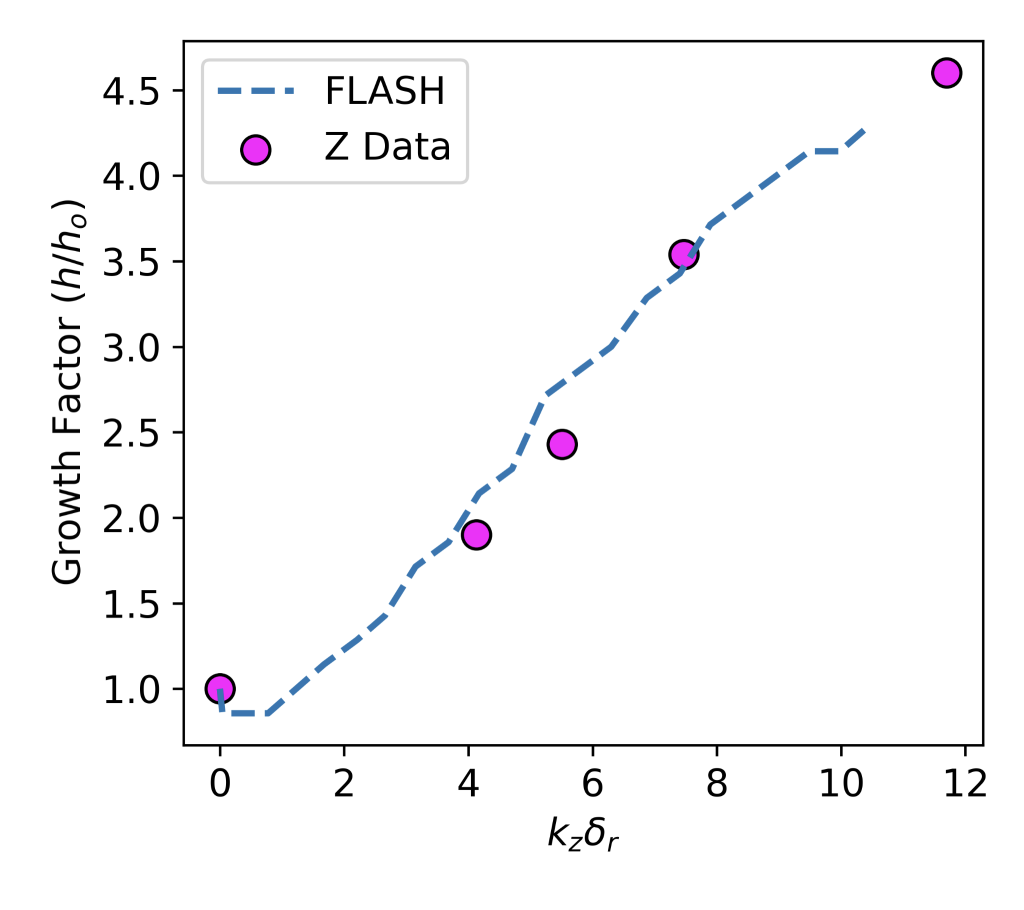
#> input picture tst/test_suite/verification/ground_truth/digitization_review/figures/knapp_rm_growth_rate.png, 2048 x 1819 px (shown at 1/2 size); its folder holds 8 pictures in this run; the run also reads 2 pictures not shown here
$ python digitize.py
#> lines starting #> are read from the running program, lines starting #| are printed output that depends on the picture; after the words box and inside, x2 and y2 are one past the last pixel; in counts of white or black regions, pixels touching at a corner belong together
#!/usr/bin/env python3
"""Color-keyed digitization of the experimental series in the Ellison-paper figures
(arXiv:2504.10760 source images), with overlay plots for human verification.

For each figure: load the source PNG, select pixels matching the EXPERIMENT series
color, cluster them into markers, map pixel->data via the (vision-calibrated) axis
anchors, and write (a) an overlay PNG (extracted markers re-drawn on the original)
and (b) a JSON of extracted points. Lines are traced as ordered polylines.
"""
import json, numpy as np
from PIL import Image
import matplotlib
matplotlib.use("Agg")
import matplotlib.pyplot as plt
from scipy import ndimage

FIGDIR="figures"; OUT="extracted"
import os; os.makedirs(OUT,exist_ok=True)

def load(fn):
    return np.asarray(Image.open(os.path.join(FIGDIR,fn)).convert("RGB")).astype(int)

def mask_color(img, rgb, tol):
    d=np.abs(img-np.array(rgb)).sum(axis=2)
    return d<tol

def lin(px, p0,v0, p1,v1):
    return v0+(px-p0)*(v1-v0)/(p1-p0)

def clusters(mask, min_size=6):
    lab,n=ndimage.label(mask)
    out=[]
    for i in range(1,n+1):
        ys,xs=np.where(lab==i)
        if len(xs)>=min_size:
            out.append((xs.mean(), ys.mean(), len(xs), xs.min(),xs.max(),ys.min(),ys.max()))
    return out

results={}

# ---------- A) B3 RM growth factor : magenta filled circles ----------
def figA():
    fn="knapp_rm_growth_rate.png"; img=load(fn)
    # calib (px->data), linear both
    X=lambda px: lin(px,357.5,0.0,1971.7,10.0)
    Y=lambda py: lin(py,295.9,4.5,1461.0,1.0)
    m=mask_color(img,(255,0,255),120)
    cl=clusters(m,min_size=20)
    pts=sorted([(X(cx),Y(cy)) for cx,cy,*_ in cl])
    # drop spurious legend swatch: legend usually upper-right; keep physically sane (gf>=0.8)
    pts=[(x,y) for x,y in pts if -0.5<x<12 and 0.7<y<5.2]
    results["B3_rm_growth_factor"]={"figure":fn,"x":"k_z*delta_r (dimensionless)","y":"growth factor h/h0 (dimensionless)","experiment_color":"magenta","points":[{"x":round(x,3),"y":round(y,3)} for x,y in pts]}
    # overlay
    fig,ax=plt.subplots(figsize=(7,6)); ax.imshow(Image.open(os.path.join(FIGDIR,fn)))
    px=[357.5+(x-0)*(1971.7-357.5)/10 for x,y in pts]; py=[295.9+(y-4.5)*(1461.0-295.9)/(1.0-4.5) for x,y in pts]
    ax.scatter(px,py,s=160,facecolors='none',edgecolors='lime',linewidths=2.0,label='extracted exp pts')
    ax.set_title("B3 RM growth — extracted (lime) over paper magenta 'Z Data'"); ax.legend(loc='lower right')
    fig.savefig(os.path.join(OUT,"B3_rm_growth_overlay.png"),dpi=110,bbox_inches='tight'); plt.close(fig)

# ---------- D) B1 single-mode MRT amplitude : blue '+' (log y, mm) ----------
def figD():
    fn="sinars_mrt_growth_rate.png"; img=load(fn)
    X=lambda px: lin(px,99.5,0.0,530.0,60.0)
    # log y: px28.5->10^0, px358.5->10^-2  => log10 linear
    def Y(py): return 10**lin(py,28.5,0.0,358.5,-2.0)
    # pure blue + (exclude lavender squares & dashed): require strong blue, low red/green
    r,g,b=img[:,:,0],img[:,:,1],img[:,:,2]
    m=(b>150)&(r<90)&(g<90)
    cl=clusters(m,min_size=8)
    pts=sorted([(X(cx),Y(cy)) for cx,cy,*_ in cl])
    pts=[(x,y) for x,y in pts if -2<x<90 and 1e-3<y<3]
    results["B1_single_mode_amplitude"]={"figure":fn,"x":"time (ns)","y":"mode amplitude (mm, log)","experiment_color":"blue +","points":[{"t_ns":round(x,2),"amp_mm":round(y,4)} for x,y in pts]}
    fig,ax=plt.subplots(figsize=(7,5)); ax.imshow(Image.open(os.path.join(FIGDIR,fn)))
    px=[99.5+(x)*(530-99.5)/60 for x,y in pts]; py=[28.5+(np.log10(y)-0)*(358.5-28.5)/(-2.0) for x,y in pts]
    ax.scatter(px,py,s=120,facecolors='none',edgecolors='lime',linewidths=1.8)
    ax.set_title("B1 MRT amplitude — extracted (lime) over paper blue '+' Experiment")
    fig.savefig(os.path.join(OUT,"B1_amplitude_overlay.png"),dpi=110,bbox_inches='tight'); plt.close(fig)

# ---------- E) B5 z2977 BR : red filled circles ----------
def figE():
    fn="z2977_rb.png"; img=load(fn)
    X=lambda px: lin(px,74.5,0.25,512.4,1.75)
    Y=lambda py: lin(py,22.4,0.6,323.0,0.1)
    r,g,b=img[:,:,0],img[:,:,1],img[:,:,2]
    m=(r>150)&(g<90)&(b<90)
    cl=clusters(m,min_size=12)
    pts=sorted([(X(cx),Y(cy)) for cx,cy,*_ in cl])
    pts=[(x,y) for x,y in pts if 0.0<x<2.2 and 0.05<y<0.7]
    results["B5_BR_vs_preheat"]={"figure":fn,"x":"laser preheat energy (kJ)","y":"BR (MG*cm)","experiment_color":"red circles ('Data')","points":[{"preheat_kJ":round(x,3),"BR_MGcm":round(y,3)} for x,y in pts]}
    fig,ax=plt.subplots(figsize=(7,5)); ax.imshow(Image.open(os.path.join(FIGDIR,fn)))
    px=[74.5+(x-0.25)*(512.4-74.5)/(1.75-0.25) for x,y in pts]; py=[22.4+(y-0.6)*(323-22.4)/(0.1-0.6) for x,y in pts]
    ax.scatter(px,py,s=160,facecolors='none',edgecolors='lime',linewidths=2.0)
    ax.set_title("B5 BR — extracted (lime) over paper red 'Data'")
    fig.savefig(os.path.join(OUT,"B5_BR_overlay.png"),dpi=110,bbox_inches='tight'); plt.close(fig)

# ---------- B) B3 trajectory : blue solid (liner) + green solid (shock) lines ----------
def figB():
    fn="knapp_rm_r_vs_t.png"; img=load(fn)
    X=lambda px: lin(px,83.4,2850.0,626.2,3150.0)
    Y=lambda py: lin(py,44.5,5.0,276.7,1.0)
    r,g,b=img[:,:,0],img[:,:,1],img[:,:,2]
    def trace(mask):
        cols={}
        ys,xs=np.where(mask)
        for x,y in zip(xs,ys): cols.setdefault(x,[]).append(y)
        return sorted((X(x),Y(np.mean(v))) for x,v in cols.items() if len(v)>=1)
    liner=(b>120)&(r<90)&(g<120)        # blue
    shock=(g>110)&(r<120)&(b<120)       # green
    lt=trace(liner); st=trace(shock)
    # downsample to ~25 pts each
    def ds(p,n=25):
        if len(p)<=n: return p
        idx=np.linspace(0,len(p)-1,n).astype(int); return [p[i] for i in idx]
    results["B3_trajectory_liner_exp"]={"figure":fn,"x":"time (ns)","y":"inner liner radius (mm)","series":"PDV experiment (blue)","points":[{"t_ns":round(x,1),"r_mm":round(y,3)} for x,y in ds(lt)]}
    results["B3_trajectory_shock_exp"]={"figure":fn,"x":"time (ns)","y":"shock radius (mm)","series":"PDV experiment (green)","points":[{"t_ns":round(x,1),"r_mm":round(y,3)} for x,y in ds(st)]}
    fig,ax=plt.subplots(figsize=(7,5)); ax.imshow(Image.open(os.path.join(FIGDIR,fn)))
    for p,c in [(ds(lt),'cyan'),(ds(st),'lime')]:
        px=[83.4+(x-2850)*(626.2-83.4)/300 for x,y in p]; py=[44.5+(y-5)*(276.7-44.5)/(1-5) for x,y in p]
        ax.plot(px,py,'.',color=c,ms=4)
    ax.set_title("B3 trajectory — extracted liner(cyan)/shock(lime) over paper PDV")
    fig.savefig(os.path.join(OUT,"B3_trajectory_overlay.png"),dpi=110,bbox_inches='tight'); plt.close(fig)

# ---------- C) B4 confinement panel(b): gray open circles w/ error bars ----------
def figC():
    fn="knapp_confine_r_vs_t.png"; img=load(fn)
    # panel b only: x in [833,1419]
    X=lambda px: lin(px,833.1,3115.0,1419.0,3140.0)
    Y=lambda py: lin(py,37.6,0.65,422.4,0.30)
    r,g,b=img[:,:,0],img[:,:,1],img[:,:,2]
    grayish=(np.abs(r-g)<25)&(np.abs(g-b)<25)&(r>70)&(r<180)
    panel=np.zeros_like(grayish); panel[:,833:1420]=True
    m=grayish&panel
    cl=clusters(m,min_size=10)
    pts=sorted([(X(cx),Y(cy),y0,y1) for cx,cy,sz,x0,x1,y0,y1 in cl])
    out=[{"t_ns":round(x,1),"r_mm":round(y,3),"err_lo_mm":round(Y(yb1),3),"err_hi_mm":round(Y(yb0),3)} for x,y,yb0,yb1 in pts if 3113<x<3142 and 0.30<y<0.66]
    results["B4_inner_radius_points_exp"]={"figure":fn+" (panel b)","x":"time (ns)","y":"inner liner radius (mm)","series":"radiograph experiment (gray circles w/ errbars)","confidence":"LOW - overlapping FLASH markers contaminate; verify by eye","points":out}
    fig,ax=plt.subplots(figsize=(8,4)); ax.imshow(Image.open(os.path.join(FIGDIR,fn)))
    px=[833.1+(d["t_ns"]-3115)*(1419-833.1)/25 for d in out]; py=[37.6+(d["r_mm"]-0.65)*(422.4-37.6)/(0.30-0.65) for d in out]
    ax.scatter(px,py,s=120,facecolors='none',edgecolors='red',linewidths=1.8)
    ax.set_title("B4 inner-radius — extracted (red) over paper panel(b) [LOW confidence]")
    fig.savefig(os.path.join(OUT,"B4_inner_radius_overlay.png"),dpi=110,bbox_inches='tight'); plt.close(fig)

for f in (figA,figD,figE,figB,figC):
    try: f()
    except Exception as e: print("ERR",f.__name__,repr(e))
#> this loop made 5 passes
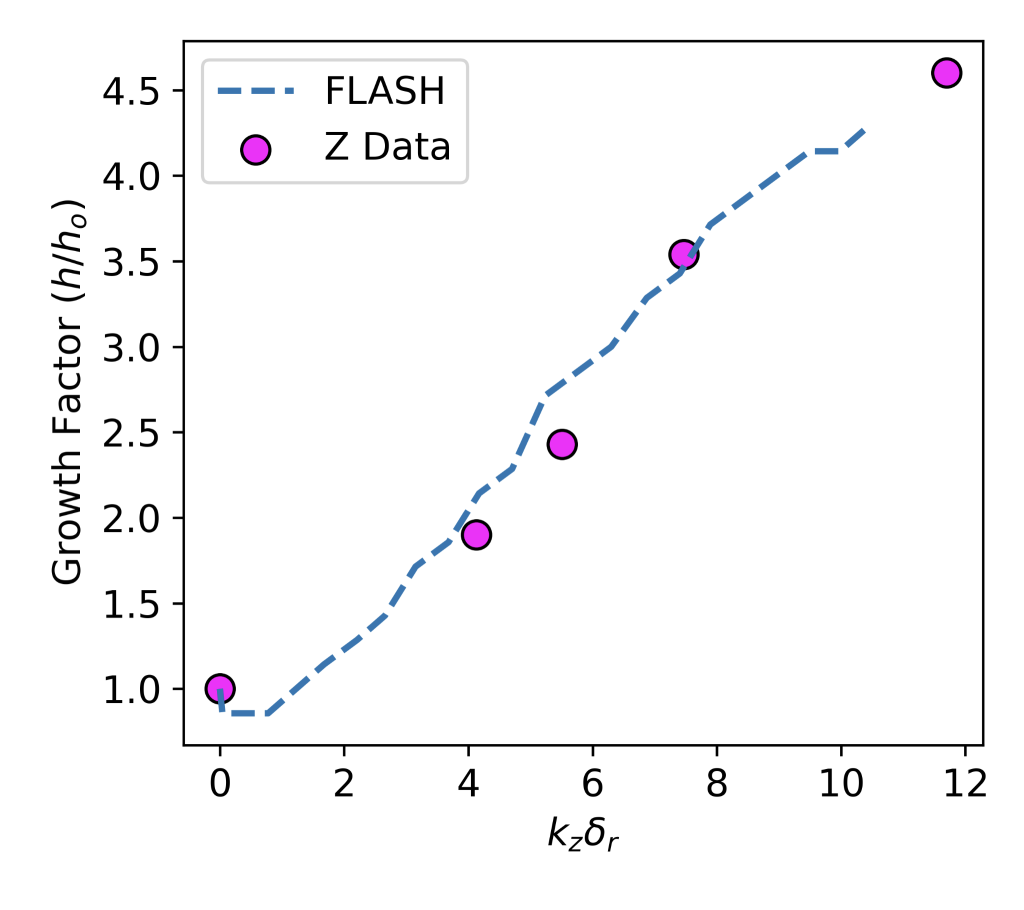
#> input picture tst/test_suite/verification/ground_truth/digitization_review/figures/knapp_rm_growth_rate.png, 2048 x 1819 px (shown at 1/2 size)
#> pass 1, in mask_color, `d=np.abs(img-np.array(rgb)).sum(axis=2)`:
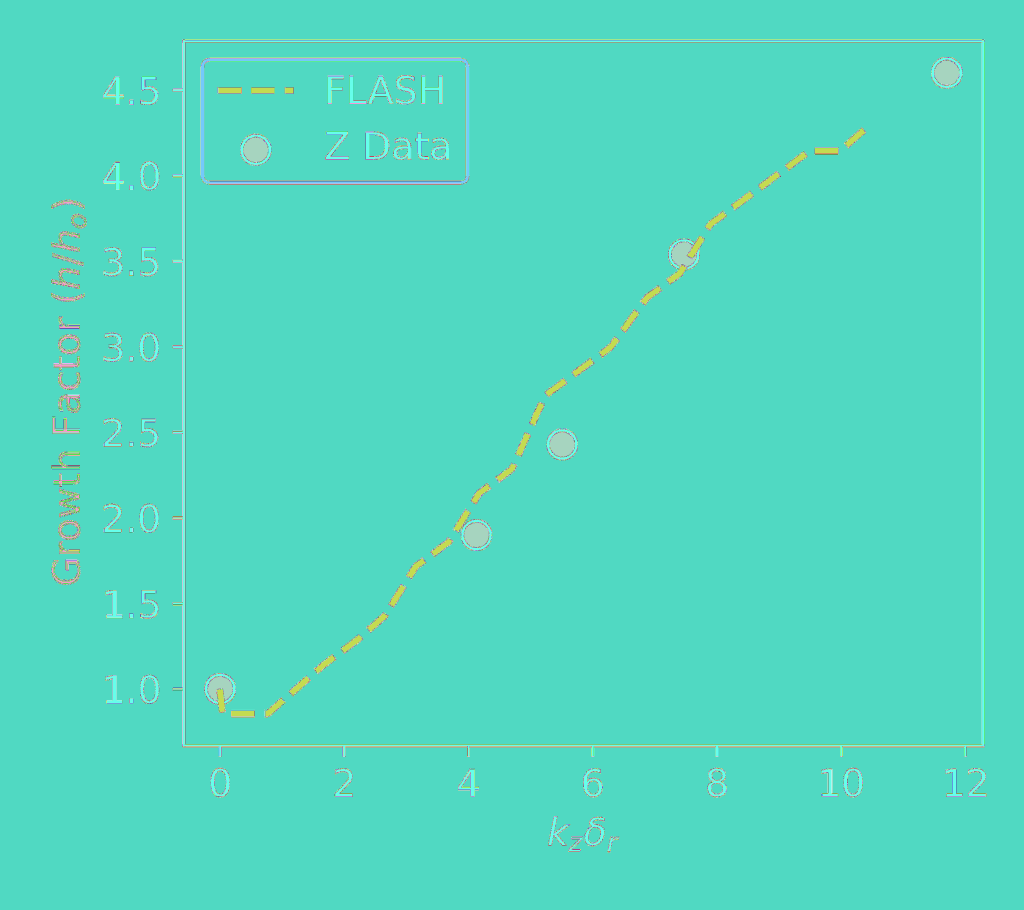
#> d: shape (1819, 2048) int64 (shown at 1/2 size); 428 distinct labels, from 80 to 510; one colour per label, 0 black
#> pass 1, in figA, `m=mask_color(img,(255,0,255),120)`:
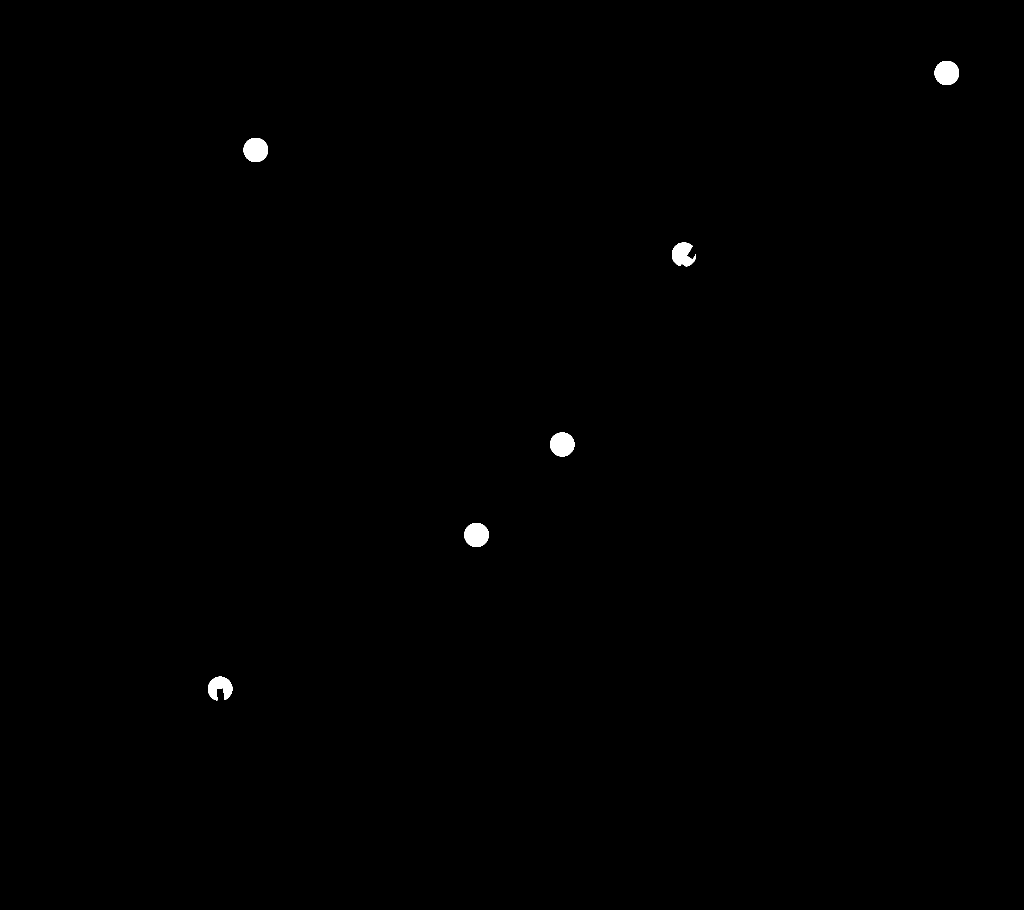
#> m: shape (1819, 2048) bool (shown at 1/2 size); 0.29% white; 6 white regions, box (x1, y1, x2, y2) and area: (487, 276, 536, 324) 1886, (1869, 122, 1918, 170) 1884, (929, 1046, 978, 1094) 1867, (1100, 865, 1149, 913) 1866, (1344, 485, 1392, 533) 1578, (416, 1353, 465, 1401) 1549
#> pass 1, in figA, `fig.savefig(os.path.join(OUT, 'B3_rm_growth_overlay.png'), dpi=110, bb`:
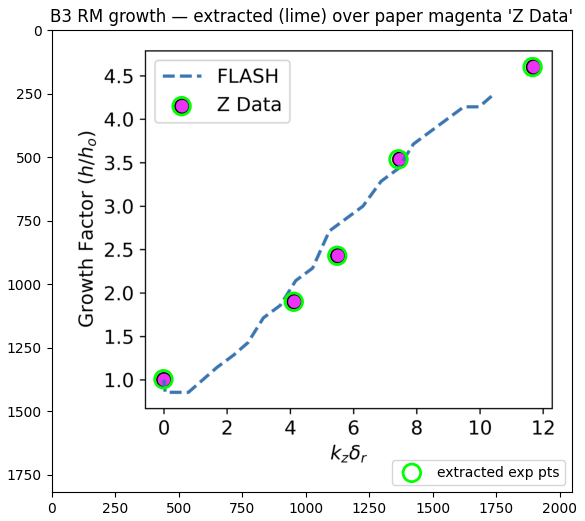
#> figure drawn by matplotlib, 1 panel
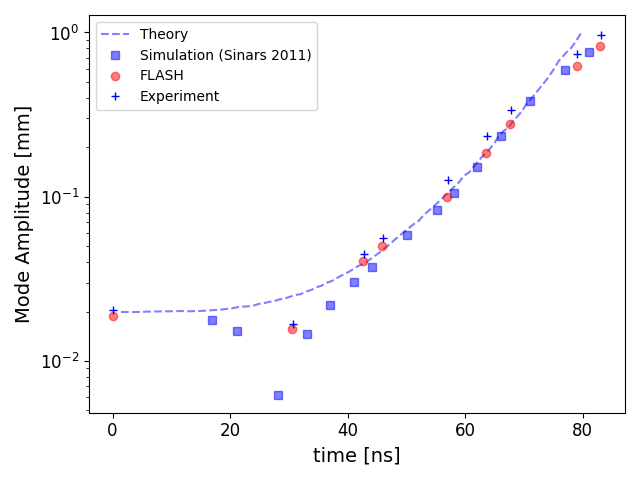
#> input picture tst/test_suite/verification/ground_truth/digitization_review/figures/sinars_mrt_growth_rate.png, 640 x 480 px
#> pass 2, in figD, `fig.savefig(os.path.join(OUT, 'B1_amplitude_overlay.png'), dpi=110, bb`:
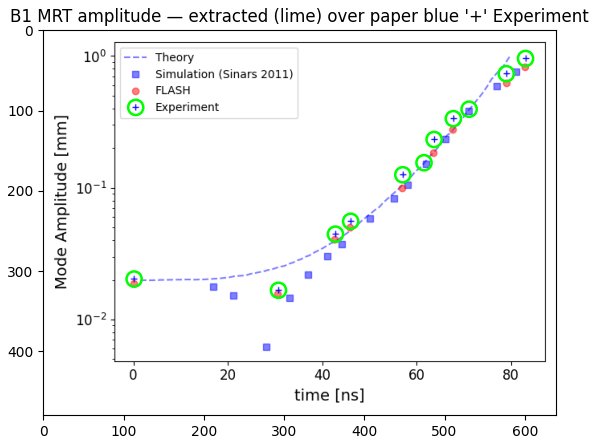
#> figure drawn by matplotlib, 1 panel

json.dump(results,open(os.path.join(OUT,"extracted_points.json"),"w"),indent=2)
print("WROTE",os.path.join(OUT,"extracted_points.json"))
for k,v in results.items():
    n=len(v.get("points",[])); print(f"  {k}: {n} pts")
#> this loop made 5 passes
#> (k, n) on passes 1 to 5: ('B3_rm_growth_factor', 6), ('B1_single_mode_amplitude', 12), ('B5_BR_vs_preheat', 5), ('B3_trajectory_liner_exp', 25), ('B3_trajectory_shock_exp', 25)
#|   B3_rm_growth_factor: 6 pts
#|   B1_single_mode_amplitude: 12 pts
#|   B5_BR_vs_preheat: 5 pts
#|   B3_trajectory_liner_exp: 25 pts
#|   B3_trajectory_shock_exp: 25 pts
